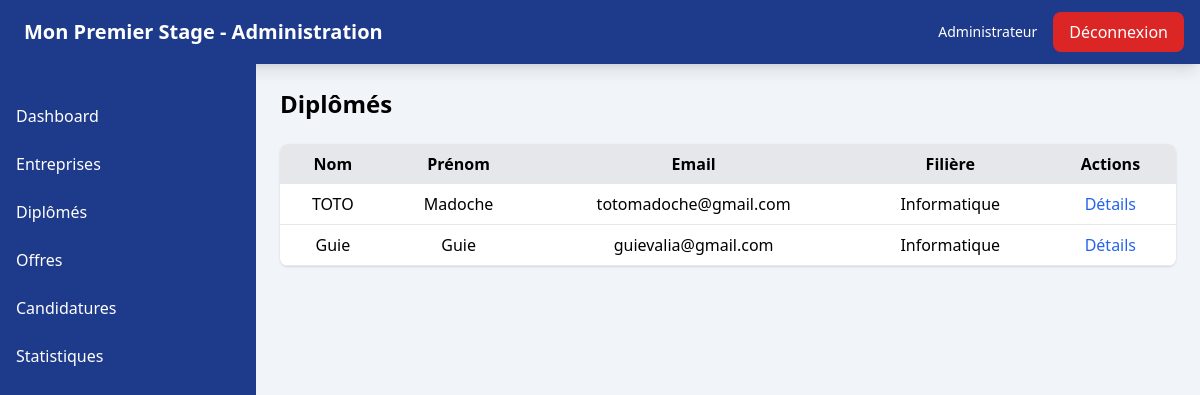
Page /administrateur/stagiaire/ on the committed database.
### app_premier_stage/models.py (models this page shows, shortened)
class Stagiaire(models.Model):
    id_stagiaire = models.UUIDField(primary_key=True, default=uuid.uuid4, editable=False)
    user = models.OneToOneField(
        settings.AUTH_USER_MODEL,
        on_delete=models.CASCADE,
        related_name="profil_stagiaire"
    )
    nom_stagiaire = models.CharField(max_length=30, default="")
    prenom_stagiaire = models.CharField(max_length=100, default="")
    etablissement = models.CharField(max_length=50, default="")
    date_naissance_stagiaire = models.DateField()
    telephone_stagiaire = models.CharField(max_length=15, default="+225")
    email_stagiaire = models.EmailField(max_length=30,default="")
    filiere_stagiaire = models.CharField(max_length=30, default="")
    cv_stagiaire = models.FileField(upload_to="cvs/", blank=True, null=True)
    photo = models.ImageField(upload_to="photos/", blank=True, null=True)
    created_at = models.DateTimeField(auto_now_add=True)

### app_premier_stage/views.py (the view)
# urls.py: path("administrateur/stagiaire/",views.ListeStagiaire,name="liste_stagiaires"),
def ListeStagiaire(request):
    stagiaires = Stagiaire.objects.all()
    context = {
        "stagiaires":stagiaires
    }
    return render(request,"admin/liste_stagiaires.html",context=context)

### app_premier_stage/templates/admin/liste_stagiaires.html (shortened to what this page needs)
{% extends "admin/base_admin.html" %}
{% block content %}
<h1 class="text-2xl font-bold mb-6">Diplômés</h1>
<table class="w-full bg-white shadow rounded-lg overflow-hidden">
  <thead class="bg-gray-200">
    <tr>
      <th class="px-4 py-2">Nom</th>
      <th class="px-4 py-2">Prénom</th>
      <th class="px-4 py-2">Email</th>
      <th class="px-4 py-2">Filière</th>
      <th class="px-4 py-2">Actions</th>
    </tr>
  </thead>
  <tbody>
    {% for stagiaire in stagiaires %}
    <tr class="border-b">
      <td class="text-center px-4 py-2">{{ stagiaire.nom_stagiaire }}</td>
      <td class="text-center px-4 py-2">{{ stagiaire.prenom_stagiaire }}</td>
      <td class="text-center px-4 py-2">{{ stagiaire.email_stagiaire }}</td>
      <td class="text-center px-4 py-2">{{ stagiaire.filiere_stagiaire }}</td>
      <td class="text-center px-4 py-2">
        <a href="{% url 'detailstagiaire' stagiaire.id_stagiaire %}" class="text-blue-600 hover:underline">Détails</a>
      </td>
    </tr>
    {% endfor %}
  </tbody>
</table>
{% endblock %}

### rows in the picture
Stagiaire: nom_stagiaire "TOTO", prenom_stagiaire "Madoche", email_stagiaire "totomadoche@gmail.com", filiere_stagiaire "Informatique"
Stagiaire: nom_stagiaire "Guie", prenom_stagiaire "Guie", email_stagiaire "guievalia@gmail.com", filiere_stagiaire "Informatique"
